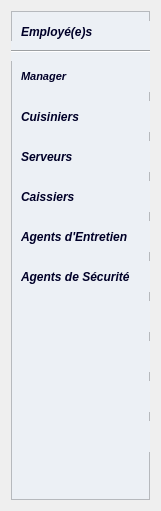
  <widget class="QWidget" name="verticalLayoutWidget">
   <property name="geometry">
    <rect>
     <x>10</x>
     <y>20</y>
     <width>161</width>
     <height>511</height>
    </rect>
   </property>
   <layout class="QVBoxLayout" name="MenuLayout">
    <item>
     <widget class="QFrame" name="MenuFrame">
      <property name="styleSheet">
       <string notr="true">QFrame {background-color: #ecf0f5;}
</string>
      </property>
      <property name="frameShape">
       <enum>QFrame::StyledPanel</enum>
      </property>
      <property name="frameShadow">
       <enum>QFrame::Raised</enum>
      </property>
      <widget class="QPushButton" name="category_8">
       <property name="geometry">
        <rect>
         <x>10</x>
         <y>330</y>
         <width>151</width>
         <height>31</height>
        </rect>
       </property>
       <property name="sizePolicy">
        <sizepolicy hsizetype="Minimum" vsizetype="Maximum">
         <horstretch>0</horstretch>
         <verstretch>0</verstretch>
        </sizepolicy>
       </property>
       <property name="font">
        <font>
         <family>Arial</family>
         <pointsize>9</pointsize>
         <weight>75</weight>
         <italic>true</italic>
         <bold>true</bold>
         <underline>false</underline>
         <kerning>true</kerning>
        </font>
       </property>
       <property name="cursor">
        <cursorShape>PointingHandCursor</cursorShape>
       </property>
       <property name="statusTip">
        <string/>
       </property>
       <property name="autoFillBackground">
        <bool>false</bool>
       </property>
       <property name="styleSheet">
        <string notr="true">QPushButton{background-color: #ecf0f5;text-align:left; color : #000028 ; border: 0px solid #000028  ;  height:35px;}
QPushButton:hover{background-color:#f96332; text-decoration:underline;}
QPushButton:focus{background-color:#f96332; text-decoration:underline;}
</string>
       </property>
       <property name="text">
        <string/>
       </property>
       <property name="icon">
        <iconset>
         <normaloff>../../IMAGES/WORKERS/else.png</normaloff>../../IMAGES/WORKERS/else.png</iconset>
       </property>
      </widget>
      <widget class="QPushButton" name="category_1">
       <property name="geometry">
        <rect>
         <x>10</x>
         <y>50</y>
         <width>151</width>
         <height>31</height>
        </rect>
       </property>
       <property name="sizePolicy">
        <sizepolicy hsizetype="Minimum" vsizetype="Maximum">
         <horstretch>0</horstretch>
         <verstretch>0</verstretch>
        </sizepolicy>
       </property>
       <property name="font">
        <font>
         <family>Arial</family>
         <pointsize>8</pointsize>
         <weight>75</weight>
         <italic>true</italic>
         <bold>true</bold>
         <underline>false</underline>
         <kerning>true</kerning>
        </font>
       </property>
       <property name="cursor">
        <cursorShape>PointingHandCursor</cursorShape>
       </property>
       <property name="statusTip">
        <string/>
       </property>
       <property name="autoFillBackground">
        <bool>false</bool>
       </property>
       <property name="styleSheet">
        <string notr="true">QPushButton{background-color: #ecf0f5;text-align:left; color : #000028 ; border: 0px solid #000028  ;  height:35px;}
QPushButton:hover{background-color:#f96332; text-decoration:underline;}
QPushButton:focus{background-color:#f96332; text-decoration:underline;}</string>
       </property>
       <property name="text">
        <string>Manager</string>
       </property>
       <property name="icon">
        <iconset>
         <normaloff>../../IMAGES/WORKERS/manager.png</normaloff>../../IMAGES/WORKERS/manager.png</iconset>
       </property>
       <property name="flat">
        <bool>false</bool>
       </property>
      </widget>
      <widget class="QPushButton" name="category_2">
       <property name="geometry">
        <rect>
         <x>10</x>
         <y>90</y>
         <width>151</width>
         <height>31</height>
        </rect>
       </property>
       <property name="sizePolicy">
        <sizepolicy hsizetype="Minimum" vsizetype="Maximum">
         <horstretch>0</horstretch>
         <verstretch>0</verstretch>
        </sizepolicy>
       </property>
       <property name="font">
        <font>
         <family>Arial</family>
         <pointsize>9</pointsize>
         <weight>75</weight>
         <italic>true</italic>
         <bold>true</bold>
         <underline>false</underline>
         <kerning>true</kerning>
        </font>
       </property>
       <property name="cursor">
        <cursorShape>PointingHandCursor</cursorShape>
       </property>
       <property name="statusTip">
        <string/>
       </property>
       <property name="autoFillBackground">
        <bool>false</bool>
       </property>
       <property name="styleSheet">
        <string notr="true">QPushButton{background-color: #ecf0f5;text-align:left; color : #000028 ; border: 0px solid #000028  ;  height:35px;}
QPushButton:hover{background-color:#f96332; text-decoration:underline;}
QPushButton:focus{background-color:#f96332; text-decoration:underline;}
</string>
       </property>
       <property name="text">
        <string>Cuisiniers</string>
       </property>
       <property name="icon">
        <iconset>
         <normaloff>../../IMAGES/WORKERS/cooker.png</normaloff>../../IMAGES/WORKERS/cooker.png</iconset>
       </property>
      </widget>
      <widget class="QPushButton" name="category_4">
       <property name="geometry">
        <rect>
         <x>10</x>
         <y>170</y>
         <width>151</width>
         <height>31</height>
        </rect>
       </property>
       <property name="sizePolicy">
        <sizepolicy hsizetype="Minimum" vsizetype="Maximum">
         <horstretch>0</horstretch>
         <verstretch>0</verstretch>
        </sizepolicy>
       </property>
       <property name="font">
        <font>
         <family>Arial</family>
         <pointsize>9</pointsize>
         <weight>75</weight>
         <italic>true</italic>
         <bold>true</bold>
         <underline>false</underline>
         <kerning>true</kerning>
        </font>
       </property>
       <property name="cursor">
        <cursorShape>PointingHandCursor</cursorShape>
       </property>
       <property name="statusTip">
        <string/>
       </property>
       <property name="autoFillBackground">
        <bool>false</bool>
       </property>
       <property name="styleSheet">
        <string notr="true">QPushButton{background-color: #ecf0f5;text-align:left; color : #000028 ; border: 0px solid #000028  ;  height:35px;}
QPushButton:hover{background-color:#f96332; text-decoration:underline;}
QPushButton:focus{background-color:#f96332; text-decoration:underline;}
</string>
       </property>
       <property name="text">
        <string>Caissiers</string>
       </property>
       <property name="icon">
        <iconset>
         <normaloff>../../IMAGES/WORKERS/cashier.png</normaloff>../../IMAGES/WORKERS/cashier.png</iconset>
       </property>
      </widget>
      <widget class="QPushButton" name="category_3">
       <property name="geometry">
        <rect>
         <x>10</x>
         <y>130</y>
         <width>151</width>
         <height>31</height>
        </rect>
       </property>
       <property name="sizePolicy">
        <sizepolicy hsizetype="Minimum" vsizetype="Maximum">
         <horstretch>0</horstretch>
         <verstretch>0</verstretch>
        </sizepolicy>
       </property>
       <property name="font">
        <font>
         <family>Arial</family>
         <pointsize>9</pointsize>
         <weight>75</weight>
         <italic>true</italic>
         <bold>true</bold>
         <underline>false</underline>
         <kerning>true</kerning>
        </font>
       </property>
       <property name="cursor">
        <cursorShape>PointingHandCursor</cursorShape>
       </property>
       <property name="statusTip">
        <string/>
       </property>
       <property name="autoFillBackground">
        <bool>false</bool>
       </property>
       <property name="styleSheet">
        <string notr="true">QPushButton{background-color: #ecf0f5;text-align:left; color : #000028 ; border: 0px solid #000028 }
QPushButton:hover{background-color:#f96332; text-decoration:underline;}
QPushButton:focus{background-color:#f96332; text-decoration:underline;}
</string>
       </property>
       <property name="text">
        <string>Serveurs</string>
       </property>
       <property name="icon">
        <iconset>
         <normaloff>../../IMAGES/WORKERS/waiter.png</normaloff>../../IMAGES/WORKERS/waiter.png</iconset>
       </property>
      </widget>
      <widget class="QPushButton" name="category_6">
       <property name="geometry">
        <rect>
         <x>10</x>
         <y>250</y>
         <width>151</width>
         <height>31</height>
        </rect>
       </property>
       <property name="sizePolicy">
        <sizepolicy hsizetype="Minimum" vsizetype="Maximum">
         <horstretch>0</horstretch>
         <verstretch>0</verstretch>
        </sizepolicy>
       </property>
       <property name="font">
        <font>
         <family>Arial</family>
         <pointsize>9</pointsize>
         <weight>75</weight>
         <italic>true</italic>
         <bold>true</bold>
         <underline>false</underline>
         <kerning>true</kerning>
        </font>
       </property>
       <property name="cursor">
        <cursorShape>PointingHandCursor</cursorShape>
       </property>
       <property name="statusTip">
        <string/>
       </property>
       <property name="autoFillBackground">
        <bool>false</bool>
       </property>
       <property name="styleSheet">
        <string notr="true">QPushButton{background-color: #ecf0f5;text-align:left; color : #000028 ; border: 0px solid #000028  ;  height:35px;}
QPushButton:hover{background-color:#f96332; text-decoration:underline;}
QPushButton:focus{background-color:#f96332; text-decoration:underline;}
</string>
       </property>
       <property name="text">
        <string>Agents de Sécurité</string>
       </property>
       <property name="icon">
        <iconset>
         <normaloff>../../IMAGES/WORKERS/guard.png</normaloff>../../IMAGES/WORKERS/guard.png</iconset>
       </property>
      </widget>
      <widget class="QPushButton" name="category_5">
       <property name="geometry">
        <rect>
         <x>10</x>
         <y>210</y>
         <width>151</width>
         <height>31</height>
        </rect>
       </property>
       <property name="sizePolicy">
        <sizepolicy hsizetype="Minimum" vsizetype="Maximum">
         <horstretch>0</horstretch>
         <verstretch>0</verstretch>
        </sizepolicy>
       </property>
       <property name="font">
        <font>
         <family>Arial</family>
         <pointsize>9</pointsize>
         <weight>75</weight>
         <italic>true</italic>
         <bold>true</bold>
         <underline>false</underline>
         <kerning>true</kerning>
        </font>
       </property>
       <property name="cursor">
        <cursorShape>PointingHandCursor</cursorShape>
       </property>
       <property name="statusTip">
        <string/>
       </property>
       <property name="autoFillBackground">
        <bool>false</bool>
       </property>
       <property name="styleSheet">
        <string notr="true">QPushButton{background-color: #ecf0f5;text-align:left; color : #000028 ; border: 0px solid #000028  ;  height:35px;}
QPushButton:hover{background-color:#f96332; text-decoration:underline;}
QPushButton:focus{background-color:#f96332; text-decoration:underline;}
</string>
       </property>
       <property name="text">
        <string>Agents d'Entretien</string>
       </property>
       <property name="icon">
        <iconset>
         <normaloff>../../IMAGES/WORKERS/cleaner.png</normaloff>../../IMAGES/WORKERS/cleaner.png</iconset>
       </property>
      </widget>
      <widget class="QPushButton" name="category_7">
       <property name="geometry">
        <rect>
         <x>10</x>
         <y>290</y>
         <width>151</width>
         <height>31</height>
        </rect>
       </property>
       <property name="sizePolicy">
        <sizepolicy hsizetype="Minimum" vsizetype="Maximum">
         <horstretch>0</horstretch>
         <verstretch>0</verstretch>
        </sizepolicy>
       </property>
       <property name="font">
        <font>
         <family>Arial</family>
         <pointsize>9</pointsize>
         <weight>75</weight>
         <italic>true</italic>
         <bold>true</bold>
         <underline>false</underline>
         <kerning>true</kerning>
        </font>
       </property>
       <property name="cursor">
        <cursorShape>PointingHandCursor</cursorShape>
       </property>
       <property name="statusTip">
        <string/>
       </property>
       <property name="autoFillBackground">
        <bool>false</bool>
       </property>
       <property name="styleSheet">
        <string notr="true">QPushButton{background-color: #ecf0f5;text-align:left; color : #000028 ; border: 0px solid #000028  ;  height:35px;}
QPushButton:hover{background-color:#f96332; text-decoration:underline;}
QPushButton:focus{background-color:#f96332; text-decoration:underline;}
</string>
       </property>
       <property name="text">
        <string/>
       </property>
       <property name="icon">
        <iconset>
         <normaloff>../../IMAGES/WORKERS/else.png</normaloff>../../IMAGES/WORKERS/else.png</iconset>
       </property>
      </widget>
      <widget class="QPushButton" name="category_9">
       <property name="geometry">
        <rect>
         <x>10</x>
         <y>370</y>
         <width>151</width>
         <height>31</height>
        </rect>
       </property>
       <property name="sizePolicy">
        <sizepolicy hsizetype="Minimum" vsizetype="Maximum">
         <horstretch>0</horstretch>
         <verstretch>0</verstretch>
        </sizepolicy>
       </property>
       <property name="font">
        <font>
         <family>Arial</family>
         <pointsize>9</pointsize>
         <weight>75</weight>
         <italic>true</italic>
         <bold>true</bold>
         <underline>false</underline>
         <kerning>true</kerning>
        </font>
       </property>
       <property name="cursor">
        <cursorShape>PointingHandCursor</cursorShape>
       </property>
       <property name="statusTip">
        <string/>
       </property>
       <property name="autoFillBackground">
        <bool>false</bool>
       </property>
       <property name="styleSheet">
        <string notr="true">QPushButton{background-color: #ecf0f5;text-align:left; color : #000028 ; border: 0px solid #000028  ;  height:35px;}
QPushButton:hover{background-color:#f96332; text-decoration:underline;}
QPushButton:focus{background-color:#f96332; text-decoration:underline;}
</string>
       </property>
       <property name="text">
        <string/>
       </property>
       <property name="icon">
        <iconset>
         <normaloff>../../IMAGES/WORKERS/else2.png</normaloff>../../IMAGES/WORKERS/else2.png</iconset>
       </property>
      </widget>
      <widget class="QPushButton" name="category_10">
       <property name="geometry">
        <rect>
         <x>10</x>
         <y>410</y>
         <width>151</width>
         <height>31</height>
        </rect>
       </property>
       <property name="sizePolicy">
        <sizepolicy hsizetype="Minimum" vsizetype="Maximum">
         <horstretch>0</horstretch>
         <verstretch>0</verstretch>
        </sizepolicy>
       </property>
       <property name="font">
        <font>
         <family>Arial</family>
         <pointsize>9</pointsize>
         <weight>75</weight>
         <italic>true</italic>
         <bold>true</bold>
         <underline>false</underline>
         <kerning>true</kerning>
        </font>
       </property>
       <property name="cursor">
        <cursorShape>PointingHandCursor</cursorShape>
       </property>
       <property name="statusTip">
        <string/>
       </property>
       <property name="autoFillBackground">
        <bool>false</bool>
       </property>
       <property name="styleSheet">
        <string notr="true">QPushButton{background-color: #ecf0f5;text-align:left; color : #000028 ; border: 0px solid #000028  ;  height:35px;}
QPushButton:hover{background-color:#f96332; text-decoration:underline;}
QPushButton:focus{background-color:#f96332; text-decoration:underline;}
</string>
       </property>
       <property name="text">
        <string/>
       </property>
       <property name="icon">
        <iconset>
         <normaloff>../../IMAGES/WORKERS/else2.png</normaloff>../../IMAGES/WORKERS/else2.png</iconset>
       </property>
      </widget>
      <widget class="QPushButton" name="MenuProd">
       <property name="geometry">
        <rect>
         <x>10</x>
         <y>10</y>
         <width>131</width>
         <height>21</height>
        </rect>
       </property>
       <property name="sizePolicy">
        <sizepolicy hsizetype="Minimum" vsizetype="Maximum">
         <horstretch>0</horstretch>
         <verstretch>0</verstretch>
        </sizepolicy>
       </property>
       <property name="font">
        <font>
         <family>Arial</family>
         <pointsize>9</pointsize>
         <weight>75</weight>
         <italic>true</italic>
         <bold>true</bold>
         <underline>false</underline>
         <kerning>true</kerning>
        </font>
       </property>
       <property name="toolTip">
        <string/>
       </property>
       <property name="statusTip">
        <string/>
       </property>
       <property name="autoFillBackground">
        <bool>false</bool>
       </property>
       <property name="styleSheet">
        <string notr="true">QPushButton{background-color: #ecf0f5;text-align:left; color : #000028; border: 0px solid #000028  ;  height:35px;}
</string>
       </property>
       <property name="text">
        <string>Employé(e)s</string>
       </property>
       <property name="icon">
        <iconset>
         <normaloff>../../IMAGES/WORKERS/else.png</normaloff>../../IMAGES/WORKERS/else.png</iconset>
       </property>
      </widget>
      <widget class="Line" name="line">
       <property name="geometry">
        <rect>
         <x>0</x>
         <y>30</y>
         <width>151</width>
         <height>20</height>
        </rect>
       </property>
       <property name="orientation">
        <enum>Qt::Horizontal</enum>
       </property>
      </widget>
     </widget>
    </item>
   </layout>
  </widget>
